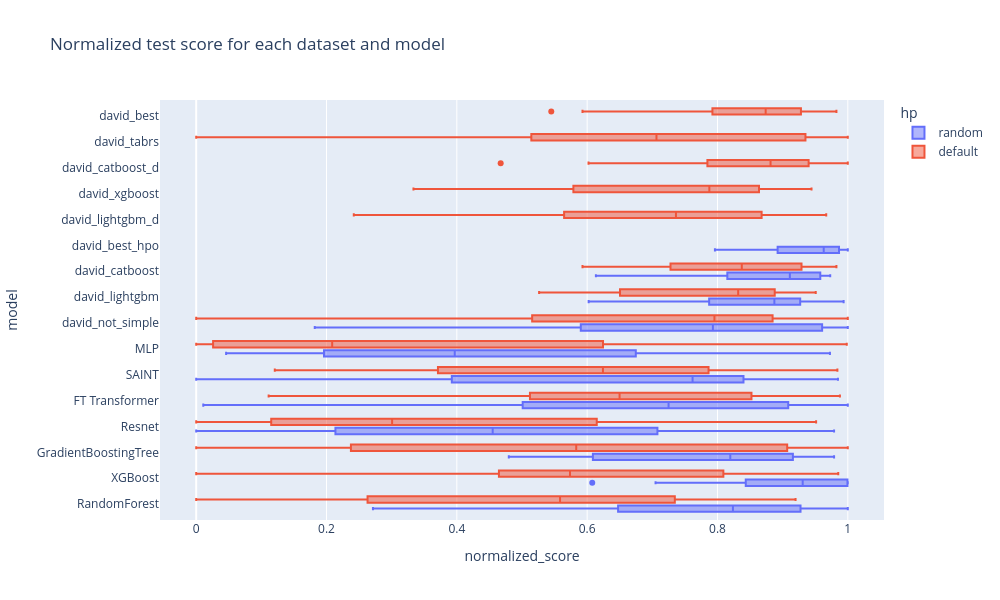

The cell this chart's notebook holds for it:
### Code cell
px.box(
    norm_df_classif, 
    y="model", 
    color="hp",
    x="normalized_score", 
    title="Normalized test score for each dataset and model",
    width=1000,
    height=600
)

### Figure 1 — Plotly figure (JSON) as saved in the notebook; plotly's stock layout.template omitted (floating-point values rounded to 4 significant figures; data arrays with more than 128 entries replaced by an {"elided": "..."} marker saying what was removed)
{"data": [{"alignmentgroup": "True", "hovertemplate": "hp=random<br>normalized_score=%{x}<br>model=%{y}<extra></extra>", "legendgroup": "random", "marker": {"color": "#636efa"}, "name": "random", "notched": false, "offsetgroup": "random", "orientation": "h", "showlegend": true, "type": "box", "x": {"elided": "209 float values"}, "x0": " ", "xaxis": "x", "y": {"elided": "209 str values"}, "y0": " ", "yaxis": "y"}, {"alignmentgroup": "True", "hovertemplate": "hp=default<br>normalized_score=%{x}<br>model=%{y}<extra></extra>", "legendgroup": "default", "marker": {"color": "#EF553B"}, "name": "default", "notched": false, "offsetgroup": "default", "orientation": "h", "showlegend": true, "type": "box", "x": {"elided": "285 float values"}, "x0": " ", "xaxis": "x", "y": {"elided": "285 str values"}, "y0": " ", "yaxis": "y"}], "layout": {"boxmode": "group", "height": 600, "legend": {"title": {"text": "hp"}, "tracegroupgap": 0}, "title": {"text": "Normalized test score for each dataset and model"}, "width": 1000, "xaxis": {"anchor": "y", "domain": [0, 1], "title": {"text": "normalized_score"}}, "yaxis": {"anchor": "x", "domain": [0, 1], "title": {"text": "model"}}}}
